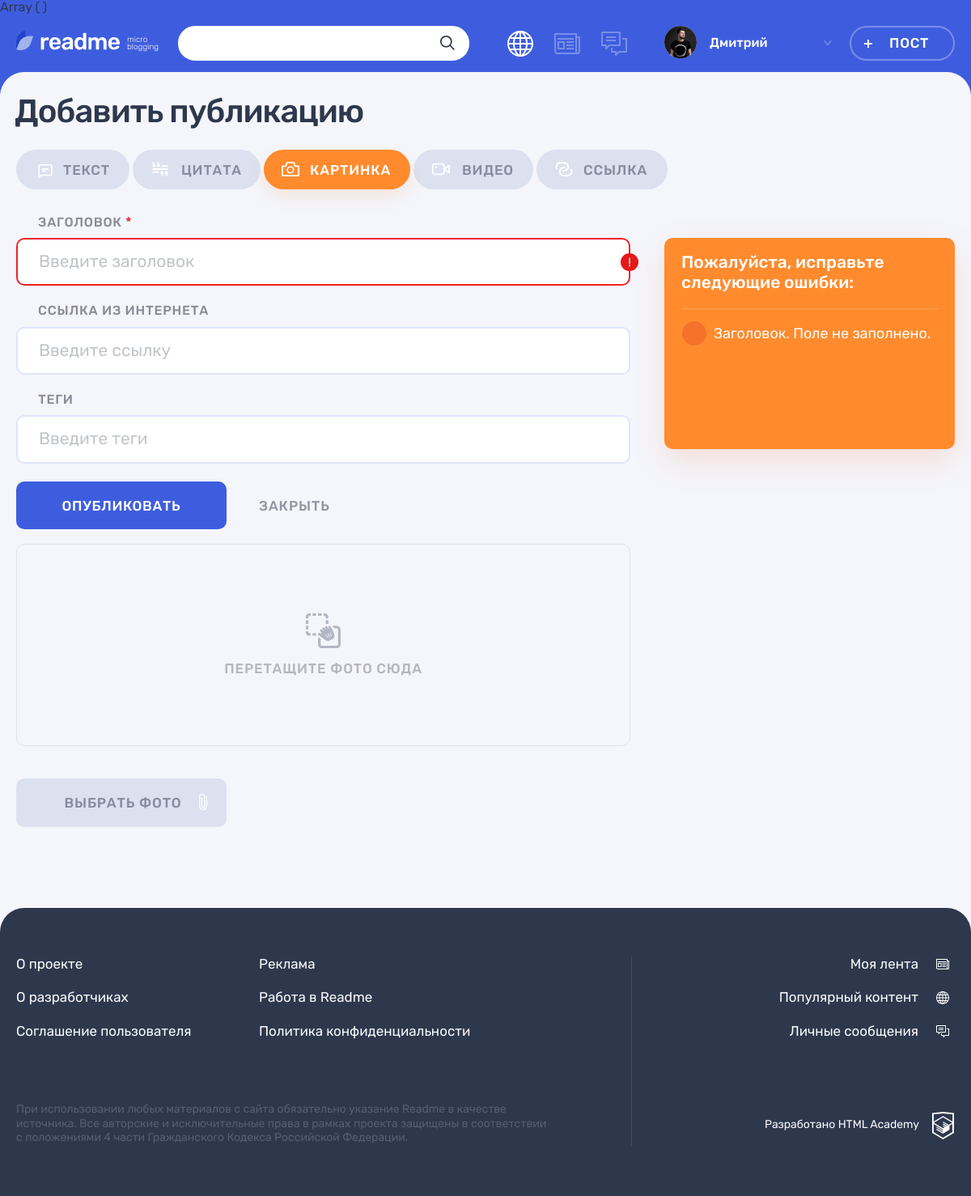
Page /add.php?post_type=3 on the committed database.
### tables this page shows
CREATE TABLE content_types (
  id  INT UNSIGNED AUTO_INCREMENT PRIMARY KEY NOT NULL,
  type_name VARCHAR(128) NOT NULL,
  class_name VARCHAR(128) NOT NULL
);

### helpers.php (called while the page is built, shortened)
<?php
function include_template($name, array $data = [])
{
    $name = 'templates/' . $name;
    extract($data);
    require $name;
    $result = ob_get_clean();
    return $result;
}

### includes/functions.inc.php (called while the page is built, shortened)
<?php
function select_query($con, $sql, $type = 'all') {
  mysqli_set_charset($con, "utf8");
  $result = mysqli_query($con, $sql) or trigger_error("Ошибка в запросе к базе данных: ".mysqli_error($con), E_USER_ERROR);
  if ($type == 'assoc') {
    return mysqli_fetch_assoc($result);
  }
  return mysqli_fetch_all($result, MYSQLI_ASSOC);
}
function get_filter_active($current_content_type_id, $content_type) {
  if ($current_content_type_id == $content_type['id']) {
    return 'filters__button--active';
  }
}
function check_empty_field($required_fields, $fields_map, $errors) {
  foreach ($required_fields as $field) {
      if (empty($_POST[$field])) {
          $errors[$field] = $fields_map[$field] . 'Поле не заполнено.';
      }
  }
  return $errors;
}
function check_validity($con, $current_content_type_id, $fields_map) {
  $errors = [];
  if ($current_content_type_id == 3) {
    $required_fields = ['photo-heading',];
    $errors = check_empty_field($required_fields, $fields_map, $errors);
    print_r($_FILES);
  }
  if (!empty($errors)) {
      return $errors;
  }
}

### templates/add.php (the view, shortened to what this page needs)
<?php
require_once('includes/functions.inc.php');
?>
<div class="page__main-section">
  <div class="container">
    <h1 class="page__title page__title--adding-post">Добавить публикацию</h1>
  </div>
  <div class="adding-post container">
    <div class="adding-post__tabs-wrapper tabs">
      <div class="adding-post__tabs filters">
        <ul class="adding-post__tabs-list filters__list tabs__list">
          <?php foreach($content_types as $content_type): ?>
          <li class="adding-post__tabs-item filters__item">
            <a class="adding-post__tabs-link filters__button filters__button--<?= $content_type['class_name'] ?> <?= get_filter_active($current_content_type_id, $content_type) ?> tabs__item tabs__item--active button" href="?post_type=<?= $content_type['id'] ?>">
              <svg class="filters__icon" width="22" height="18">
                <use xlink:href="#icon-filter-<?= $content_type['class_name'] ?>"></use>
              </svg>
              <span><?= $content_type['type_name'] ?></span>
            </a>
          </li>
        <?php endforeach; ?>
        </ul>
      </div>
      <div class="adding-post__tab-content">
        <section class="adding-post__photo tabs__content tabs__content--active">
        <?= $add_content ?>
        <?php if ($current_content_type_id === 3): ?>
          <div class="adding-post__input-file-container form__input-container form__input-container--file">
            <div class="adding-post__input-file-wrapper form__input-file-wrapper">
              <div class="adding-post__file-zone adding-post__file-zone--photo form__file-zone dropzone">
                <div class="form__file-zone-text">
                  <span>Перетащите фото сюда</span>
                </div>
              </div>
              <button class="adding-post__input-file-button form__input-file-button form__input-file-button--photo button" type="button">
                <span>Выбрать фото</span>
                <svg class="adding-post__attach-icon form__attach-icon" width="10" height="20">
                  <use xlink:href="#icon-attach"></use>
                </svg>
              </button>
            </div>
          </div>
        <?php endif; ?>
        </section>
      </div>
    </div>
  </div>
</div>

### rows in the picture
content_types: type_name "ТЕКСТ"
content_types: type_name "ЦИТАТА"
content_types: type_name "КАРТИНКА"
content_types: type_name "ВИДЕО"
content_types: type_name "ССЫЛКА"

### other values in the picture
$user_name "Дмитрий"
$error "Заголовок. Поле не заполнено."
